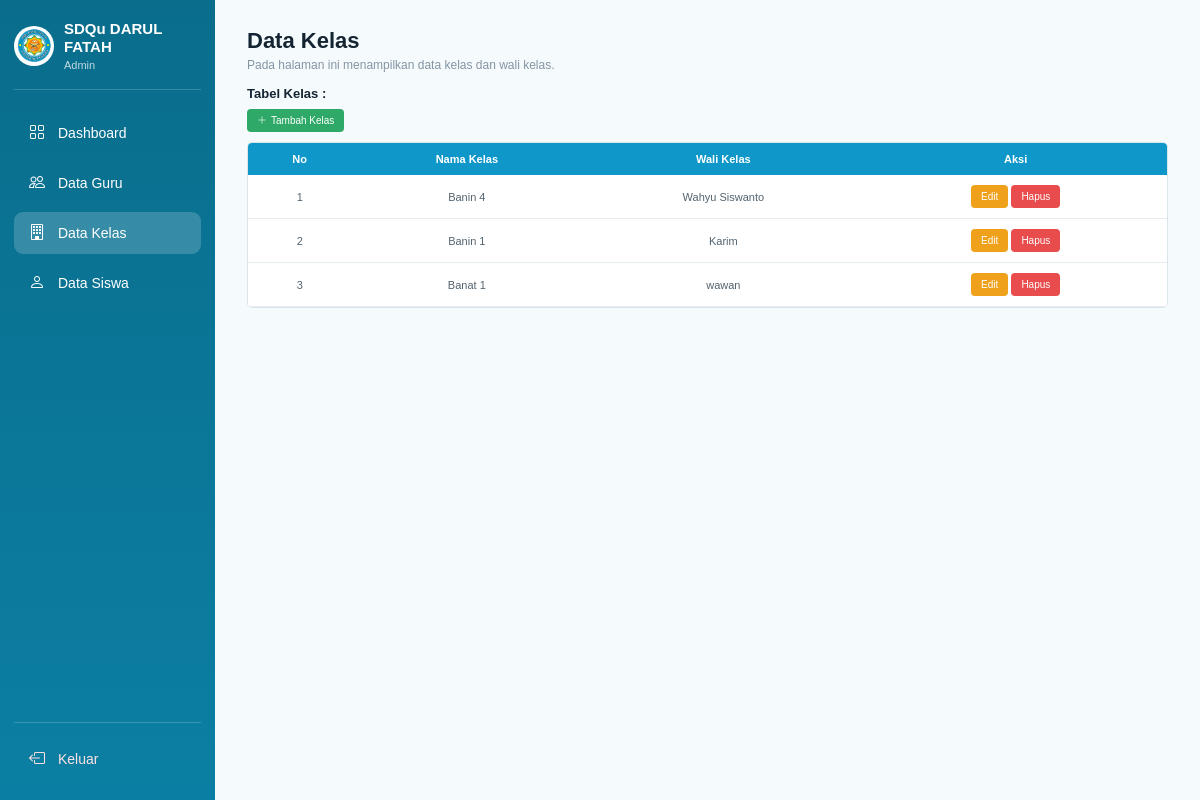
/admin/ad_index.php?page=kelas (signed in), run on the app's committed database.
### tables this page shows
CREATE TABLE `tbl_kelas` (
  `id_kelas` int(11) NOT NULL,
  `nama_kelas` varchar(50) NOT NULL,
  `id_wali_guru` int(11) DEFAULT NULL
);

CREATE TABLE `tbl_guru` (
  `id_guru` int(11) NOT NULL,
  `nip` varchar(30) NOT NULL,
  `nama_guru` varchar(100) NOT NULL,
  `username` varchar(50) NOT NULL,
  `password` varchar(255) NOT NULL
);

### admin/ad_index.php (called while the page is built, shortened)
<?php
$page = $_GET['page'] ?? 'beranda';
switch ($page) {
    case 'kelas':
        $file = 'modKelas/dt_kelas.php';
        break;
}
require 'ad_header.php';
require $file;
require 'ad_footer.php';
?>

### admin/modKelas/dt_kelas.php (the view, shortened to what this page needs)
<?php
$query = mysqli_query($koneksi, "SELECT tbl_kelas.*, tbl_guru.nama_guru FROM tbl_kelas LEFT JOIN tbl_guru ON tbl_kelas.id_wali_guru = tbl_guru.id_guru ORDER BY tbl_kelas.id_kelas DESC");
?>
<div class="crud-header">
    <h2>Data Kelas</h2>
    <p>Pada halaman ini menampilkan data kelas dan wali kelas.</p>
</div>
<div class="crud-section">
    <h4>Tabel Kelas :</h4>
    <a href="ad_index.php?page=tambahKelas" class="btn-small btn-add">
        <i class="bi bi-plus-lg"></i> Tambah Kelas
    </a>
    <div class="table-wrapper">
        <table class="crud-table">
            <thead>
                <tr>
                    <th>No</th>
                    <th>Nama Kelas</th>
                    <th>Wali Kelas</th>
                    <th>Aksi</th>
                </tr>
            </thead>
            <tbody>
                <?php
                $no = 1;
                while ($data = mysqli_fetch_assoc($query)) {
                ?>
                    <tr>
                        <td><?php echo $no++; ?></td>
                        <td><?php echo htmlspecialchars($data['nama_kelas']); ?></td>
                        <td>
                            <?php
                            if ($data['nama_guru']) {
                                echo htmlspecialchars($data['nama_guru']);
                            } else {
                                echo "Belum Ditentukan";
                            }
                            ?>
                        </td>
                        <td>
                            <a href="ad_index.php?page=ubahKelas&id=<?php echo $data['id_kelas']; ?>" class="btn-small btn-edit">Edit</a>
                            <button type="button" class="btn-small btn-delete" onclick="konfirmasiHapusKelas(<?php echo $data['id_kelas']; ?>)">Hapus</button>
                        </td>
                    </tr>
                <?php } ?>
            </tbody>
        </table>
    </div>
</div>

### css/admin.css (style rules this page uses)
* { margin: 0; padding: 0; box-sizing: border-box; }
body { font-family: Arial, Helvetica, sans-serif; background-color: #F5FAFC; color: #142433; }
.crud-header { margin-bottom: 14px; }
.crud-header h2 { font-size: 22px; color: #142433; margin-bottom: 4px; }
.crud-header p { font-size: 12px; color: #8494A3; }
.crud-section h4 { font-size: 13px; color: #142433; margin-bottom: 8px; }
.table-wrapper { width: 100%; margin-top: 10px; overflow-x: auto; border: 1px solid #DCE6EA; border-radius: 5px; }
.crud-table { width: 100%; border-collapse: collapse; background-color: #FFFFFF; }
.crud-table th, .crud-table td { padding: 10px 12px; font-size: 11px; text-align: center; }
.crud-table th { background-color: #0E97C8; color: #FFFFFF; font-weight: 600; }
.crud-table td { border-bottom: 1px solid #E5ECEF; color: #53636F; }
.btn-small { display: inline-flex; align-items: center; justify-content: center; gap: 4px; border: none; border-radius: 4px; padding: 6px 10px; font-size: 10px; text-decoration: none; cursor: pointer; }
.btn-add, .btn-save { background-color: #2FA967; color: white; }
.btn-edit, .btn-back { background-color: #F0A11C; color: white; }
.btn-delete { background-color: #E84C4C; color: white; }

### data on the page
tbl_kelas: nama_kelas "Banin 4", id_wali_guru.nama_guru "Wahyu Siswanto"
tbl_kelas: nama_kelas "Banin 1", id_wali_guru.nama_guru "Karim"
tbl_kelas: nama_kelas "Banat 1", id_wali_guru.nama_guru "wawan"
